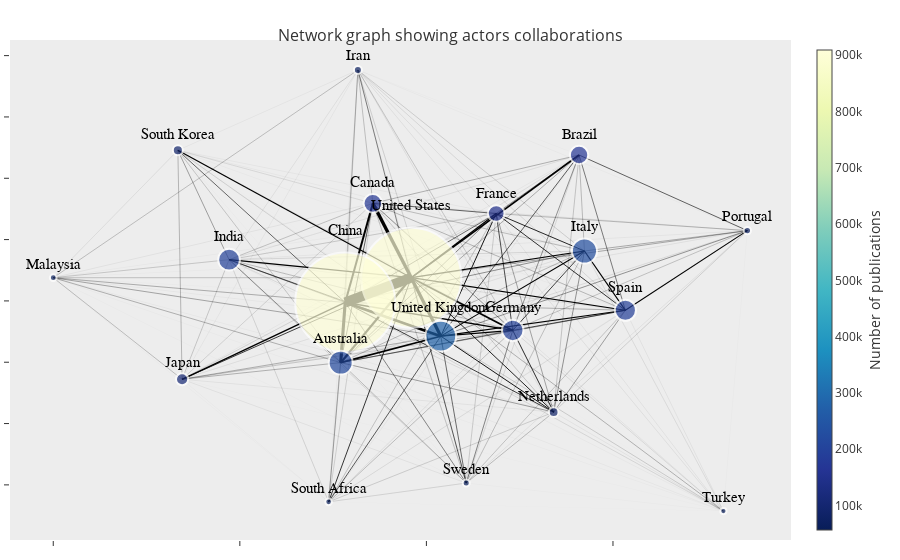

Source (notebook cell):
### Code cell
edge_trace.append(node_trace)

fig = go.Figure(data=edge_trace,
                layout=go.Layout(
                    title='<br>Network graph showing actors collaborations',
                    titlefont_size=16,
                    showlegend=False,
                    hovermode='closest',
                    margin=dict(b=20, l=5, r=5, t=40),
                    xaxis=dict(showgrid=False, zeroline=False, showticklabels=False),
                    yaxis=dict(showgrid=False, zeroline=False, showticklabels=False))
                )
fig.update_traces(textposition='top center', textfont=dict(family='sans-serif', size=15, color='#000'))
fig.update_layout(template='ggplot2')
fig.show()
